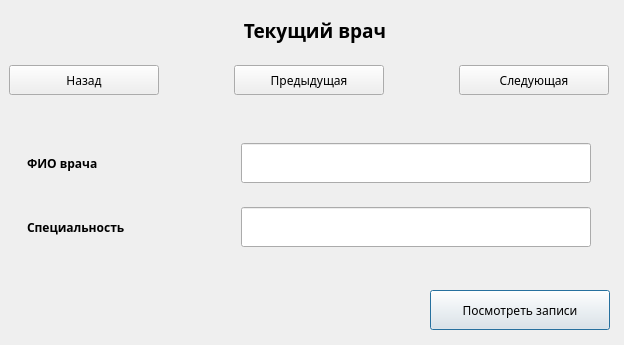
<?xml version="1.0" encoding="UTF-8"?>
<ui version="4.0">
 <class>listfordoctor</class>
 <widget class="QDialog" name="listfordoctor">
  <property name="geometry">
   <rect>
    <x>0</x>
    <y>0</y>
    <width>624</width>
    <height>345</height>
   </rect>
  </property>
  <property name="font">
   <font>
    <family>Gargi</family>
   </font>
  </property>
  <property name="windowTitle">
   <string>Записи к варчам</string>
  </property>
  <widget class="QFrame" name="frame">
   <property name="geometry">
    <rect>
     <x>10</x>
     <y>110</y>
     <width>600</width>
     <height>171</height>
    </rect>
   </property>
   <property name="maximumSize">
    <size>
     <width>600</width>
     <height>16777215</height>
    </size>
   </property>
   <layout class="QGridLayout" name="gridLayout_7">
    <property name="verticalSpacing">
     <number>0</number>
    </property>
    <item row="1" column="0">
     <widget class="QLabel" name="lbSpecialization_16">
      <property name="minimumSize">
       <size>
        <width>100</width>
        <height>40</height>
       </size>
      </property>
      <property name="maximumSize">
       <size>
        <width>200</width>
        <height>40</height>
       </size>
      </property>
      <property name="font">
       <font>
        <family>Gargi</family>
        <weight>75</weight>
        <bold>true</bold>
       </font>
      </property>
      <property name="text">
       <string>Специальность</string>
      </property>
     </widget>
    </item>
    <item row="0" column="1">
     <widget class="QLineEdit" name="leFio">
      <property name="minimumSize">
       <size>
        <width>0</width>
        <height>40</height>
       </size>
      </property>
      <property name="maximumSize">
       <size>
        <width>350</width>
        <height>16777215</height>
       </size>
      </property>
      <property name="alignment">
       <set>Qt::AlignLeading|Qt::AlignLeft|Qt::AlignTop</set>
      </property>
     </widget>
    </item>
    <item row="1" column="1">
     <widget class="QLineEdit" name="leSpecialization">
      <property name="minimumSize">
       <size>
        <width>0</width>
        <height>40</height>
       </size>
      </property>
      <property name="maximumSize">
       <size>
        <width>350</width>
        <height>16777215</height>
       </size>
      </property>
      <property name="alignment">
       <set>Qt::AlignLeading|Qt::AlignLeft|Qt::AlignTop</set>
      </property>
     </widget>
    </item>
    <item row="0" column="0">
     <widget class="QLabel" name="lbSpecialization_12">
      <property name="minimumSize">
       <size>
        <width>100</width>
        <height>40</height>
       </size>
      </property>
      <property name="maximumSize">
       <size>
        <width>200</width>
        <height>40</height>
       </size>
      </property>
      <property name="font">
       <font>
        <family>Gargi</family>
        <weight>75</weight>
        <bold>true</bold>
       </font>
      </property>
      <property name="text">
       <string>ФИО врача</string>
      </property>
     </widget>
    </item>
   </layout>
  </widget>
  <widget class="QLabel" name="lbSpecialization_17">
   <property name="geometry">
    <rect>
     <x>-10</x>
     <y>10</y>
     <width>650</width>
     <height>40</height>
    </rect>
   </property>
   <property name="minimumSize">
    <size>
     <width>650</width>
     <height>40</height>
    </size>
   </property>
   <property name="maximumSize">
    <size>
     <width>650</width>
     <height>40</height>
    </size>
   </property>
   <property name="font">
    <font>
     <family>Gargi</family>
     <pointsize>14</pointsize>
     <weight>75</weight>
     <bold>true</bold>
    </font>
   </property>
   <property name="layoutDirection">
    <enum>Qt::LeftToRight</enum>
   </property>
   <property name="text">
    <string>Текущий врач</string>
   </property>
   <property name="alignment">
    <set>Qt::AlignCenter</set>
   </property>
  </widget>
  <widget class="QPushButton" name="btnRecordings">
   <property name="geometry">
    <rect>
     <x>430</x>
     <y>290</y>
     <width>180</width>
     <height>40</height>
    </rect>
   </property>
   <property name="minimumSize">
    <size>
     <width>180</width>
     <height>40</height>
    </size>
   </property>
   <property name="maximumSize">
    <size>
     <width>150</width>
     <height>30</height>
    </size>
   </property>
   <property name="text">
    <string>Посмотреть записи</string>
   </property>
  </widget>
  <widget class="QWidget" name="">
   <property name="geometry">
    <rect>
     <x>-60</x>
     <y>60</y>
     <width>741</width>
     <height>41</height>
    </rect>
   </property>
   <layout class="QGridLayout" name="gridLayout">
    <item row="0" column="0">
     <widget class="QPushButton" name="btnBack_3">
      <property name="minimumSize">
       <size>
        <width>150</width>
        <height>30</height>
       </size>
      </property>
      <property name="maximumSize">
       <size>
        <width>150</width>
        <height>30</height>
       </size>
      </property>
      <property name="text">
       <string>Назад</string>
      </property>
     </widget>
    </item>
    <item row="0" column="1">
     <widget class="QPushButton" name="btnPrevious_3">
      <property name="minimumSize">
       <size>
        <width>150</width>
        <height>30</height>
       </size>
      </property>
      <property name="maximumSize">
       <size>
        <width>150</width>
        <height>30</height>
       </size>
      </property>
      <property name="text">
       <string>Предыдущая</string>
      </property>
     </widget>
    </item>
    <item row="0" column="2">
     <widget class="QPushButton" name="btnNext_3">
      <property name="minimumSize">
       <size>
        <width>150</width>
        <height>30</height>
       </size>
      </property>
      <property name="maximumSize">
       <size>
        <width>150</width>
        <height>30</height>
       </size>
      </property>
      <property name="text">
       <string>Следующая</string>
      </property>
     </widget>
    </item>
   </layout>
  </widget>
 </widget>
 <resources/>
 <connections/>
</ui>
